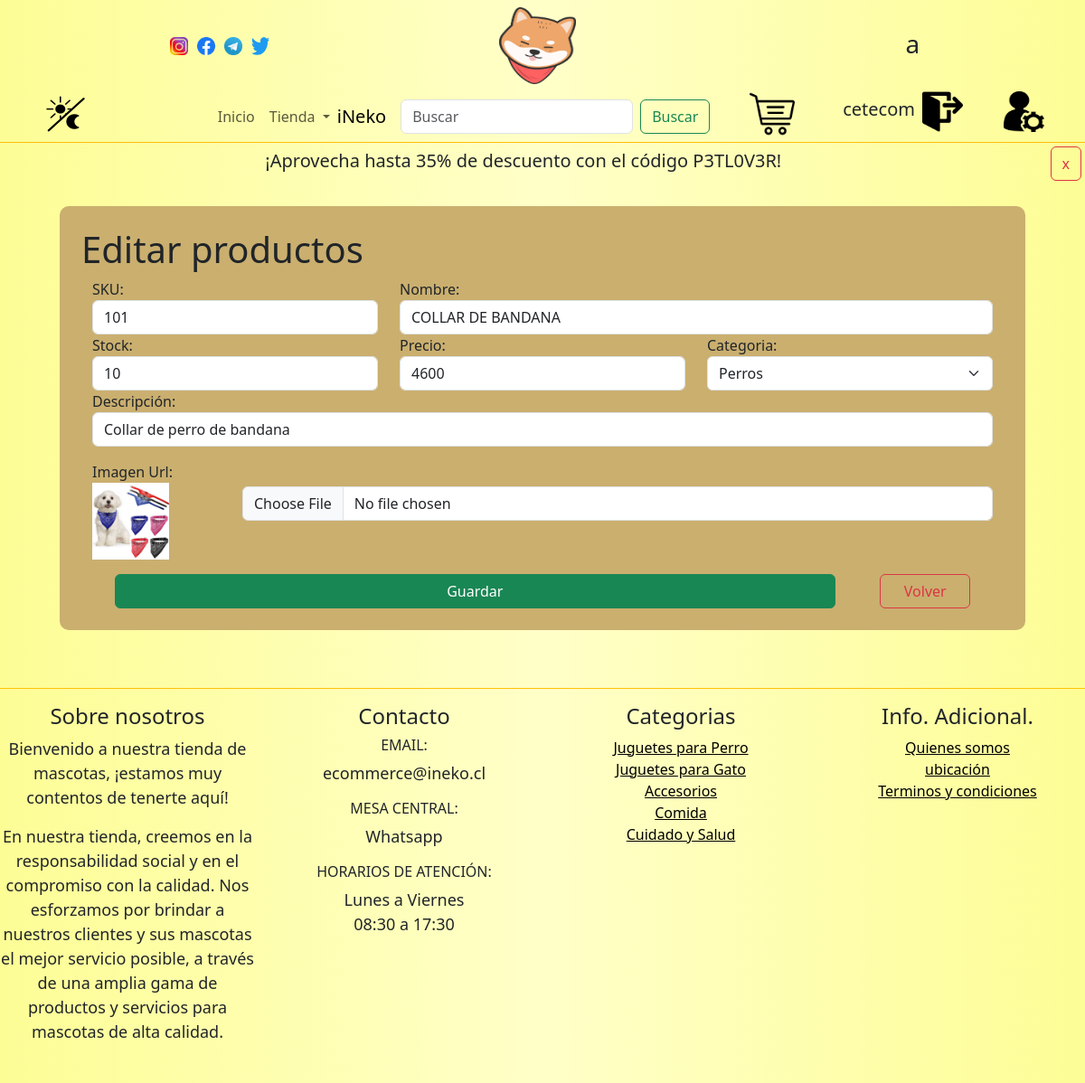
The page /editarProducto/101 (signed in) on the database its author committed.
### apps/Tienda/models.py (models this page shows, shortened)
class Producto(models.Model):
    sku = models.IntegerField(primary_key=True)
    nombre = models.CharField(max_length=50)
    stock = models.IntegerField()
    precio = models.IntegerField()
    descripcion = models.CharField(max_length=200)
    id_categoria = models.ForeignKey(Categoria,on_delete=models.CASCADE)
    imagen_url = models.ImageField(upload_to='imagenesProducto')

class Categoria(models.Model):
    id_categoria = models.IntegerField(primary_key=True)
    nombre_categoria = models.CharField(max_length=100)

### apps/Tienda/views.py (the view)
# urls.py: path('editarProducto/<sku>',views.cargarEditarProducto),
def cargarEditarProducto(request,sku):
    productos = Producto.objects.get(sku = sku)
    categorias = Categoria.objects.all()
    return render(request,"editarProducto.html",{"prod":productos,"cate":categorias})

### apps/Tienda/templates/editarProducto.html (shortened to what this page needs)
{% extends "./base.html" %}
{% load static %}
{% block head %}
    <link id="style" rel="stylesheet" type="text/css" href="{% static 'css/styles.css' %}">
{% endblock %}
{% block body %}
{% if user.is_authenticated %}
<div class="container d-flex justify-content-center align-items-center">
<div class="containerAgregar p-4 m-4">
    <h1>Editar productos</h1>
    <div class="container">
        <form action="/editarProductoForm" method="POST" enctype="multipart/form-data"> {% csrf_token %}
            <div class="row">
                <div class="col-md-4">
                    <label for="txtSku">SKU:</label>
                    <input readonly value="{{prod.sku}}" name="txtSku" id="txtSku" type="text" class="form-control">
                </div>
                <div class="col-md-8">
                    <label for="txtNombre">Nombre:</label>
                    <input value="{{prod.nombre}}" name="txtNombre" id="txtNombre" type="text" class="form-control">
                </div>
                <div class="col-md-4">
                    <label for="txtStock">Stock:</label>
                    <input value="{{prod.stock}}" name="txtStock" id="txtStock" type="text" class="form-control">
                </div>
                <div class="col-md-4">
                    <label for="txtPrecio">Precio:</label>
                    <input value="{{prod.precio}}" name="txtPrecio" id="txtPrecio" type="text" class="form-control">
                </div>
                <div class="col-md-4">
                    <label for="cmbCategoria">Categoria:</label>
                    <select name="cmbCategoria" id="cmbCategoria" class="form-select" aria-label="Default select example">
                        {% for c in cate %}
                        <option value="{{c.id_categoria}}" {% if c.id_categoria == prod.id_categoria.id_categoria %} selected {% endif %} >{{c.nombre_categoria}}</option>
                        {% endfor %}
                      </select>
                </div>
                <div class="col-md-12">
                    <label for="txtDescripcion">Descripción:</label>
                    <input value="{{prod.descripcion}}" name="txtDescripcion" id="txtDescripcion" type="text" class="form-control">
                </div>
            <div class="container d-flex" style="align-items: center;">
                <div class="col-md-2 mt-3">
                    <label for="txtImg">Imagen Url:</label>
                    <img src="{{prod.imagen_url.url}}" height="100" alt="">
                </div>
                <div class="col-md-10">
                    <input name="txtImg" id="txtImg" type="file" class="form-control">
                </div>
            </div>
            <div class="d-flex justify-content-around">
                    <button class="btn btn-success mt-3"  style="width: 80%;">Guardar</button>
                    <a  href="{% url 'v_editar' %}" class="btn btn-outline-danger mt-3" style="width: 10%;">Volver</a>
            </div>
        </div>
        </form>
    </div>
</div>
</div>
{% endif %}
    {% endblock %}

### apps/Tienda/templates/base.html (shortened to what this page needs)
{% load static %}
<!DOCTYPE html>
<html lang="en">
<head>
    <link href="https://cdn.jsdelivr.net/npm/bootstrap@5.3.0-alpha2/dist/css/bootstrap.min.css" rel="stylesheet">
    {% block head %}
    {% endblock %}
</head>
<header >
  <div class="top d-flex p-2 justify-content-around">
      <div class="minibox">
          <a href="https://www.instagram.com"><img src="{% static 'img/ig.png' %}" alt=""></a>
          <a href="https://www.facebook.com"> <img src="{% static 'img/fb.webp' %}" alt=""></a>
          <a href="https://www.telegram.com"><img src="{% static 'img/telegram.png' %}" alt=""></a>
          <a href="https://www.twitter.com"><img src="{% static 'img/twit.webp' %}" alt=""></a>
      </div>
      <a href="/"><img src="{% static 'img/logo.webp' %}" alt="" style="margin-left: -100px;"></a>
      <div class="horita mt-4">
        <h3 id="hora">a</h3>
      </div>
  </div>
  <div class="nav d-flex justify-content-between border-bottom border-warning" >
    <div class="vacio" style="width: 189px;">
      <a id="toggle-theme"><img class="imgnav" src="{% static 'img/darkmode.png' %}" style="height: 50px; width: 55px; margin-left: 45px;" alt=""></a>
    </div>
  <nav class="navbar navbar-expand-lg bg-body-tertiary d-flex justify-content-center " style="background-color: transparent !important" >
      <div class="container-fluid ">
        <div class="collapse navbar-collapse" id="navbarSupportedContent">
          <ul class="navbar-nav me-auto mb-2 mb-lg-0">
            <li class="nav-item">
              <a class="nav-link" aria-current="page" href="/">Inicio</a>
            </li>
            <li class="nav-item dropdown">
              <a class="nav-link dropdown-toggle" href="#" role="button" data-bs-toggle="dropdown" aria-expanded="false">
                Tienda
              </a>
            </li>
          </ul>
          <a class="navbar-brand" href="/">iNeko</a>
          <form class="d-flex" role="search">
            <input class="form-control me-2" type="search" placeholder="Buscar" aria-label="Search" >
            <button class="btn btn-outline-success" type="submit">Buscar</button>
          </form>
        </div>
      </div>
    </nav>
    <div class="carrito d-flex" >
      <a href="{% url 'v_carro' %}">
        <img class="imgnav" src="{% static 'img/carro.png' %}" style="width: 50px; height: 50px; margin-right: 45px;">
      </a>
      {% if user.is_authenticated %}
        <h5 class="m-2">{{ user.username }}</h5>
        <a href="{% url 'v_logout' %}">
          <img class="imgnav" src="{% static 'img/logout.png' %}" style="width: 45px; height: 45px; margin-right: 45px;">
        </a>
        <a href="{% url 'v_editar' %}">
          <img class="imgnav" src="{% static 'img/admin.png' %}" style="width: 45px; height: 45px; margin-right: 45px;">
        </a>
      {% else %}
      <a href="{% url 'v_login' %}">
        <img class="imgnav" src="{% static 'img/login.png' %}" style="width: 45px; height: 45px; margin-right: 45px;">
      </a>
      {% endif %}
    </div>
</div>
<div class="d-flex justify-content-between">
<h5 class="primero mt-2">¡Aprovecha hasta 35% de descuento con el código P3TL0V3R!</h5>
<button id="ocultar" class="btn btn-outline-danger m-1">x</button>
</div>
</header>
<body onload="load()">
  {% block body %}
  {% endblock %}
</body>
<footer>
  <div class="containerFoot text-center border-top border-warning" >
      <div class="row pt-3">
        <div class="col">
          <h4>Sobre nosotros</h2>
          <p>Bienvenido a nuestra tienda de mascotas, ¡estamos muy contentos de tenerte aquí!</p>
          <p>En nuestra tienda, creemos en la responsabilidad social y en el compromiso con la calidad. Nos esforzamos por brindar a nuestros clientes y sus mascotas el mejor servicio posible, a través de una amplia gama de productos y servicios para mascotas de alta calidad.</p>
        </div>
        <div class="col">
          <h4>Contacto</h4>
          <h6>  EMAIL: </h6>
          <p>  ecommerce@ineko.cl</p>
          <h6>MESA CENTRAL:</h6>
          <p>  Whatsapp </p>
          <h6> HORARIOS DE ATENCIÓN: </h6>
          <p>  Lunes a Viernes <br> 08:30 a 17:30</p>
        </div>
        <div class="col">
        <h4>Categorias</h4>
        <a href="">Juguetes para Perro </a> <br>
        <a href="">Juguetes para Gato</a><br>
        <a href="">Accesorios</a><br>
        <a href="">Comida</a><br>
        <a href="">Cuidado y Salud</a>
        </div>
        <div class="col">
        <h4>Info. Adicional.</h4>
        <a href="">Quienes somos</a> <br>
        <a href="">ubicación</a> <br>
        <a href="">Terminos y condiciones</a>
        </div>
      </div>
    </div>
</footer>
</html>

### apps/Tienda/static/css/styles.css (style rules this page uses)
html { max-width: 1080; }
.nav { width: 100%; background: rgb(253,253,150); background: linear-gradient(90deg, rgba(253,253,150,1) 0%, rgba(255,255,200,1) 50%, rgba(253,253,150,1) 100%); }
ul { align-items: center; }
.top { background: rgb(253,253,150); background: linear-gradient(90deg, rgba(253,253,150,1) 0%, rgba(255,255,200,1) 50%, rgba(253,253,150,1) 100%); }
.containerFoot { margin-top: 40px; margin-bottom: 40px; background: rgb(253,253,150); background: linear-gradient(90deg, rgba(253,253,150,1) 0%, rgba(255,255,200,1) 50%, rgba(253,253,150,1) 100%); }
img { width: 85px; height: 85px; }
body { background: rgb(253,253,150); background: linear-gradient(90deg, rgba(253,253,150,1) 0%, rgba(255,255,200,1) 50%, rgba(253,253,150,1) 100%); }
.minibox img { width: 20px; height: 20px; margin: 5px; }
.minibox { display: flex; flex-direction: row; align-items: center; padding: 0; margin: 0; }
.col p { font-size: 18px; }
.containerAgregar { align-items: center; background-color: #caaf6f; width: fit-content; border-radius: 10px; }
.containerFoot a { color: black; }

### rows shown on the page
Producto: txtSku "101", txtNombre "COLLAR DE BANDANA", txtStock "10", txtPrecio "4600", cmbCategoria "Perros", txtDescripcion "Collar de perro de bandana", imagen_url (picture)

### other values the page prints
{{ user.username }} "cetecom"
